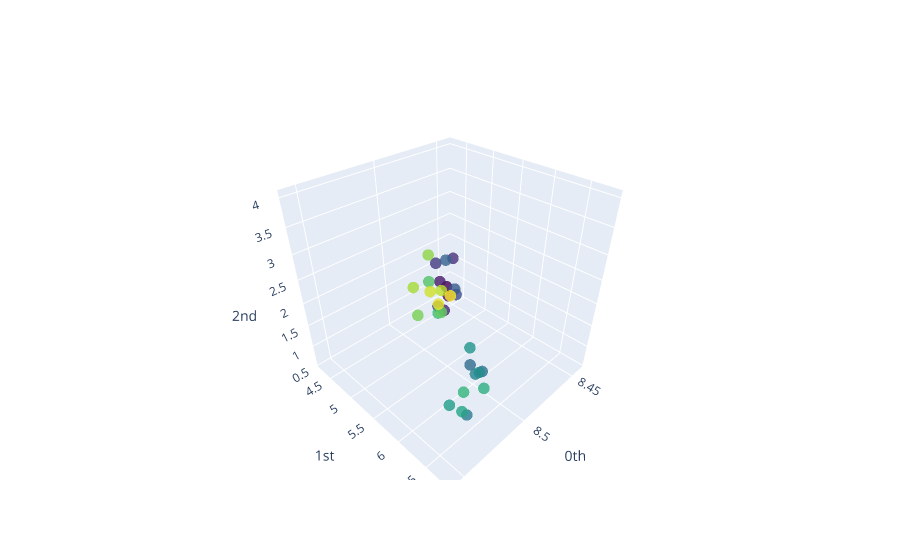

The cell this chart's notebook holds for it:
### Code cell
plot_point_cloud(X_basic)

### Figure 1 — Plotly figure (JSON) as saved in the notebook; plotly's stock layout.template omitted (floating-point values rounded to 4 significant figures)
{"data": [{"marker": {"color": [0, 1, 2, 3, 4, 5, 6, 7, 8, 9, 10, 11, 12, 13, 14, 15, 16, 17, 18, 19, 20, 21, 22, 23, 24, 25, 26, 27, 28, 29], "colorscale": [[0, "#440154"], [0.1111, "#482878"], [0.2222, "#3e4989"], [0.3333, "#31688e"], [0.4444, "#26828e"], [0.5556, "#1f9e89"], [0.6667, "#35b779"], [0.7778, "#6ece58"], [0.8889, "#b5de2b"], [1, "#fde725"]], "opacity": 0.8, "size": 4}, "mode": "markers", "type": "scatter3d", "x": [8.452, 8.455, 8.452, 8.463, 8.441, 8.465, 8.475, 8.461, 8.452, 8.459, 8.536, 8.522, 8.53, 8.527, 8.538, 8.535, 8.539, 8.54, 8.532, 8.545, 8.551, 8.55, 8.545, 8.556, 8.545, 8.556, 8.54, 8.546, 8.546, 8.537], "y": [4.4, 4.514, 4.243, 4.586, 4.309, 4.461, 4.725, 4.812, 4.589, 4.537, 6.656, 6.55, 6.501, 6.563, 6.811, 6.618, 6.414, 6.63, 6.781, 6.747, 6.526, 6.402, 6.428, 6.374, 6.283, 6.348, 6.317, 6.31, 6.432, 6.388], "z": [0.9438, 0.8148, 0.9828, 0.5791, 1.497, 1.773, 0.9888, 1.134, 0.9982, 1.809, 2.342, 1.798, 0.9414, 1.88, 2.372, 2.6, 1.311, 1.427, 1.903, 2.084, 3.393, 3.77, 3.232, 3.33, 4.013, 3.741, 3.429, 3.498, 3.394, 3.355]}], "layout": {"scene": {"xaxis": {"exponentformat": "e", "showexponent": "all", "title": {"text": "0th"}, "type": "linear"}, "yaxis": {"exponentformat": "e", "showexponent": "all", "title": {"text": "1st"}, "type": "linear"}, "zaxis": {"exponentformat": "e", "showexponent": "all", "title": {"text": "2nd"}, "type": "linear"}}}}
